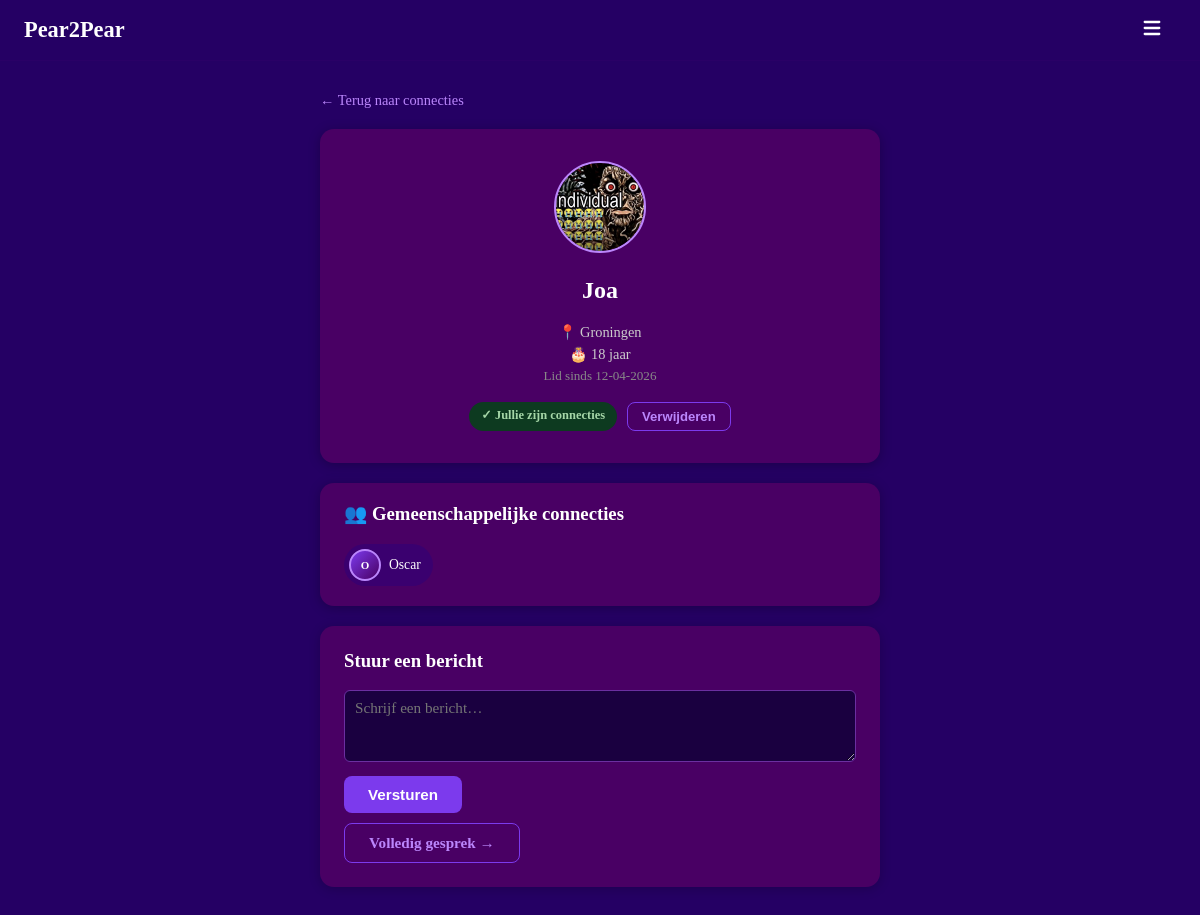
The page /profile/2 (signed in) on the database its author committed.
### models.py (models this page shows, shortened)
class User(UserMixin, db.Model):
    __tablename__ = "users"
    id            = db.Column(db.Integer, primary_key=True)
    username      = db.Column(db.String(30),  unique=True, nullable=False, index=True)
    email         = db.Column(db.String(120), unique=True, nullable=False, index=True)
    password_hash = db.Column(db.String(256), nullable=False)
    created_at    = db.Column(db.DateTime, default=datetime.utcnow, nullable=False)
    last_login    = db.Column(db.DateTime, default=datetime.utcnow, nullable=False)
    age            = db.Column(db.Integer,     nullable=True)
    avatar         = db.Column(db.String(200),   nullable=True)
    location       = db.Column(db.String(100), nullable=True)
    is_public      = db.Column(db.Boolean, default=True,  nullable=False)
    friends_public = db.Column(db.Boolean, default=False, nullable=False)
    sent_requests     = db.relationship("Friendship", foreign_keys=[Friendship.from_id], backref="from_user", lazy="dynamic")
    received_requests = db.relationship("Friendship", foreign_keys=[Friendship.to_id],   backref="to_user",   lazy="dynamic")
    notifications     = db.relationship("Notification", foreign_keys=[Notification.user_id], backref="owner", lazy="dynamic", order_by=Notification.created_at.desc())
    def friendship_status_with(self, other_id: int):
        sent = Friendship.query.filter_by(from_id=self.id, to_id=other_id).first()
        if sent:
            return "friends" if sent.status == "accepted" else "pending_sent"
        received = Friendship.query.filter_by(from_id=other_id, to_id=self.id).first()
        if received:
            return "friends" if received.status == "accepted" else "pending_received"
        return None
    def friends(self):
        accepted_sent     = Friendship.query.filter_by(from_id=self.id, status="accepted").all()
        accepted_received = Friendship.query.filter_by(to_id=self.id,   status="accepted").all()
        friend_ids = [f.to_id for f in accepted_sent] + [f.from_id for f in accepted_received]
        return User.query.filter(User.id.in_(friend_ids)).all()
    def pending_received(self):
        reqs = Friendship.query.filter_by(to_id=self.id, status="pending").all()
        return User.query.filter(User.id.in_([r.from_id for r in reqs])).all()
    def unread_message_count(self):
        return Message.query.filter_by(receiver_id=self.id, read=False).count()
    def unread_notification_count(self):
        return Notification.query.filter_by(user_id=self.id, read=False).count()
    def total_inbox_count(self):
        return self.unread_message_count() + self.unread_notification_count()

### main.py (the view)
    @app.route("/profile/<int:user_id>")
    @login_required
    def profile(user_id):
        user = db.get_or_404(User, user_id)
        if user.id == current_user.id:
            return redirect(url_for("account"))
        status = current_user.friendship_status_with(user.id)
        mutual_friends = []
        fof = []
        if user.friends_public:
            user_friends = user.friends()
            my_friend_ids = {f.id for f in current_user.friends()}
            mutual_friends = [f for f in user_friends if f.id in my_friend_ids]
            fof = [f for f in user_friends if f.id not in my_friend_ids and f.id != current_user.id]
        return render_template("profile.html", user=user, status=status,
                               mutual_friends=mutual_friends, fof=fof)

### templates/profile.html (shortened to what this page needs)
{% extends "base.html" %}
{% from "macros.html" import avatar %}
{% block content %}
<div class="profile-detail-page">
    <a href="/connecties" class="back-link">← Terug naar connecties</a>
    <div class="profile-detail-card">
        {{ avatar(user, size=88) }}
        <h2>{{ user.username }}</h2>
        {% if user.is_public %}
            {% if user.location %}<p class="profile-detail__info">📍 {{ user.location }}</p>{% endif %}
            {% if user.age %}<p class="profile-detail__info">🎂 {{ user.age }} jaar</p>{% endif %}
            <p class="profile-detail__info muted">Lid sinds {{ user.created_at.strftime('%d-%m-%Y') }}</p>
        {% else %}
            <p class="profile-detail__info">🔒 Dit profiel is privé</p>
            <p class="profile-detail__info muted">Lid sinds {{ user.created_at.strftime('%d-%m-%Y') }}</p>
        {% endif %}
        <div class="profile-detail__actions">
            {% if status == 'friends' %}
                <span class="friend-badge friend-badge--yes">✓ Jullie zijn connecties</span>
                <form method="POST" action="/friend/remove/{{ user.id }}" style="display:inline;">
                    <button type="submit" class="btn btn--outline btn--small">Verwijderen</button>
                </form>
            {% elif status == 'pending_sent' %}
                <span class="friend-badge friend-badge--pending">⏳ Verzoek verzonden</span>
            {% else %}
                <form method="POST" action="/friend/add/{{ user.id }}">
                    <button type="submit" class="btn">+ Connectie toevoegen</button>
                </form>
            {% endif %}
        </div>
    </div>
    {% if user.friends_public and (mutual_friends or fof) %}
    <div class="box" style="padding:20px 24px;">
        {% if mutual_friends %}
        <h3 style="margin-top:0;">👥 Gemeenschappelijke connecties</h3>
        <div class="mini-friend-list">
            {% for f in mutual_friends %}
            <a href="/profile/{{ f.id }}" class="mini-friend">
                {{ avatar(f, size=28) }}
                <span>{{ f.username }}</span>
            </a>
            {% endfor %}
        </div>
        {% endif %}
    </div>
    {% endif %}
    <div class="message-box">
        <h3>Stuur een bericht</h3>
        <form method="POST" action="/messages/send/{{ user.id }}">
            <div class="field">
                <textarea name="body" placeholder="Schrijf een bericht…" rows="3" required></textarea>
            </div>
            <button type="submit" class="btn">Versturen</button>
        </form>
        <a href="/messages/{{ user.id }}" class="btn btn--outline" style="margin-top:10px;display:inline-block;">Volledig gesprek →</a>
    </div>
</div>
{% endblock %}

### templates/base.html (shortened to what this page needs)
<!doctype html>
<html lang="en">
<head>
    <link rel="stylesheet" href="/static/style.css">
</head>
<body>
    <header>
        <a href="/" class="invlink"><h1>Pear2Pear</h1></a>
        <div class="dropdown">
            <button class="dropbtn" aria-label="Menu">
            </button>
        </div>
    </header>
    <main>
    {% block content %}
    {% endblock %}
    </main>
</body>
</html>

### templates/macros.html
{% macro avatar(user, size=48, cls="") %}
{% if user.avatar %}
<img src="/static/avatars/{{ user.avatar }}"
     alt="{{ user.username }}"
     class="avatar-img {{ cls }}"
     style="width:{{ size }}px;height:{{ size }}px;border-radius:50%;object-fit:cover;border:2px solid #bb86fc;">
{% else %}
<div class="avatar-placeholder {{ cls }}"
     style="width:{{ size }}px;height:{{ size }}px;font-size:{{ (size * 0.42)|int }}px;">
  {{ user.username[0].upper() }}
</div>
{% endif %}
{% endmacro %}

### static/style.css (style rules this page uses)
html, body { height: 100%; margin: 0; background-color: #250064; overflow: hidden; }
main { background-color: #250064; display: flex; justify-content: center; align-items: center; min-height: 95vh; margin: 0; overflow-y: auto; }
h1, h2, h3, p, small, label { color: white; }
a { color: #bb86fc; }
.invlink { text-decoration: none; }
.muted { color: #888 !important; font-size: 0.82rem !important; }
header { position: fixed; top: 0; left: 0; right: 0; display: flex; align-items: center; justify-content: space-between; padding: 0 24px; background: #250064; z-index: 200; height: 60px; border-bottom: 1px solid #3a006f44; }
header h1 { margin: 0; font-size: 1.4rem; }
main { padding-top: 60px; }
.dropdown { position: relative; }
.dropbtn { background-color: transparent; color: white; padding: 12px; font-size: 16px; border: none; cursor: pointer; }
.box { padding: 28px; border-radius: 14px; background-color: #490064; box-shadow: 0 2px 12px rgba(0,0,0,0.25); }
.field { display: flex; flex-direction: column; align-items: flex-start; margin-bottom: 14px; width: 100%; }
.field input[type="text"], .field input[type="password"], .field input[type="email"], .field input[type="number"], .field textarea { width: 100%; padding: 8px 10px; border-radius: 6px; border: 1px solid #6b2fa0; background-color: #1a0040; color: white; font-size: 0.95rem; box-sizing: border-box; transition: border-color 0.2s; resize: vertical; font-family: inherit; }
.btn { background-color: #7c3aed; color: white; border: none; padding: 10px 24px; border-radius: 8px; cursor: pointer; font-size: 0.95rem; font-weight: 600; transition: background-color 0.2s; text-decoration: none; display: inline-block; }
.btn--outline { background: transparent; border: 1px solid #7c3aed; color: #bb86fc; }
.btn--small { padding: 6px 14px; font-size: 0.82rem; }
.friend-badge { display: inline-block; padding: 5px 12px; border-radius: 999px; font-size: 0.78rem; font-weight: 600; }
.friend-badge--yes { background: #0d3a20; color: #a5d6a7; }
.profile-detail-page { width: 90%; max-width: 560px; padding: 32px 0; display: flex; flex-direction: column; gap: 20px; }
.back-link { color: #bb86fc; text-decoration: none; font-size: 0.9rem; }
.profile-detail-card { background: #490064; border-radius: 14px; padding: 32px; text-align: center; box-shadow: 0 2px 12px rgba(0,0,0,0.25); }
.profile-detail__info { margin: 5px 0; color: #ccc; font-size: 0.9rem; }
.profile-detail__actions { margin-top: 18px; display: flex; gap: 10px; justify-content: center; flex-wrap: wrap; }
.message-box { background: #490064; border-radius: 14px; padding: 24px; box-shadow: 0 2px 12px rgba(0,0,0,0.2); }
.message-box h3 { margin-top: 0; }
main:has(.profiles-page), main:has(.friends-page), main:has(.messages-page), main:has(.account-page), main:has(.profile-detail-page) { align-items: flex-start; overflow-y: auto; }
.mini-friend-list { display: flex; flex-wrap: wrap; gap: 10px; margin-top: 8px; }
.mini-friend { display: flex; align-items: center; gap: 8px; background: #3a006f; border-radius: 999px; padding: 5px 12px 5px 5px; text-decoration: none; transition: background 0.15s; }
.mini-friend span { color: white; font-size: 0.85rem; }
.avatar-placeholder { border-radius: 50%; background: linear-gradient(135deg, #7c3aed, #490064); display: flex; align-items: center; justify-content: center; font-weight: 700; color: white; border: 2px solid #bb86fc; flex-shrink: 0; }
.avatar-img { flex-shrink: 0; }

### rows shown on the page
User: avatar (picture), username "Joa", location "Groningen", age "18", created_at "12-04-2026"
User: {{ size }} 28 (drawn), username "O", username "Oscar"
